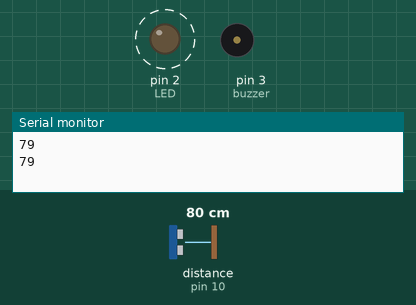
This sketch was run on a simulated Arduino Uno, built with avr-gcc and run on an emulated ATmega328P. On the bench: output pins drawn as LEDs (lit = HIGH), buzzer (waves = sounding, pin HIGH), the last lines printed to the serial monitor. Wiring (inferred from the names in the program): ultrasonic range finder: trigger pin 9; echo pin 10. Dashed ring = blinking. The inputs (shaded band) are chosen by the test bench; at power-on: distance to the obstacle (sensor on pin 10) 80 cm. The echo pulse lasts 58.3 µs per cm; pins used as bus, display or sensor lines are not drawn.

Above: at 2.0 s.
2.1 s: distance to the obstacle (sensor on pin 10) set to 18 cm
4.0 s: distance to the obstacle (sensor on pin 10) set to 13 cm
At 4.6 s:
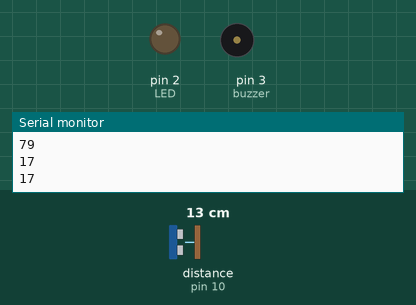
5.7 s: distance to the obstacle (sensor on pin 10) set to 10 cm
At 7.2 s:
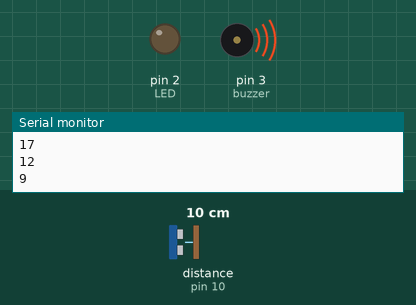
7.5 s: distance to the obstacle (sensor on pin 10) set to 35 cm
At 9.4 s:
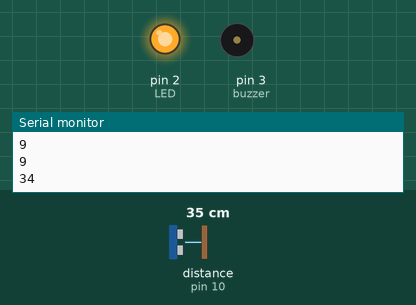
12.0 s: distance to the obstacle (sensor on pin 10) set to 2 cm
At 12.3 s:
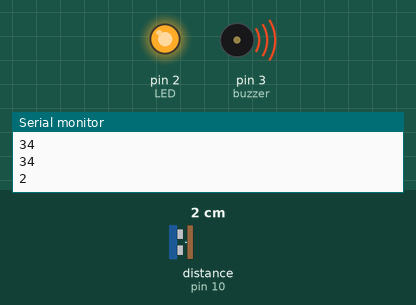
13.7 s: distance to the obstacle (sensor on pin 10) set to 120 cm
At 15.7 s:
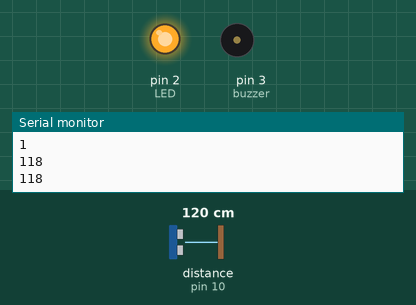
Timing chart, 0 to 16.9 s (numbered marks = the images above; inputs shaded):
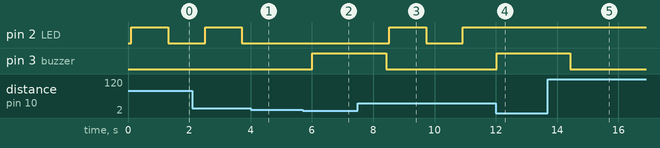

The sketch:

Get_In_The_Room.ino
```cpp
// #14 Get In The Room (Light Stays On/Off)

// Variables
int echo = 10;
int trigg = 9;
int LED = 2;
int buzzer = 3;
int flag = 0;
long duration;
long distance;


void setup()
{
  Serial.begin(9600);
  // put your setup code here, to run once:
  pinMode(echo,INPUT);
  pinMode(trigg,OUTPUT);
  pinMode(LED,OUTPUT);
  pinMode(buzzer,OUTPUT);

}

void loop() {
 // put your main code here, to run repeatedly:

  // Creating a Pulse
  // __|-|__
  digitalWrite(trigg,LOW);
  delay(2/1000);

  digitalWrite(trigg,HIGH);
  delay(10/1000);

  digitalWrite(trigg,LOW);

  duration = pulseIn(echo,HIGH);

  // d = duration x 0.034
  //    __________________
  //           2

  distance = (duration * 0.034)/2;
  Serial.println(distance);

  soundBuzzer();

  if (isUltrasonicSensorHigh()){
    if (flag == 1){
      flag = 0;
    }
    else{
      flag = 1;
    }
  }

  if (flag == 1){
    digitalWrite(LED,HIGH);
    delay(100);
  }
  else{
    digitalWrite(LED,LOW);
    delay(100);
  }

  delay(1000);
}


bool isUltrasonicSensorHigh(){
  if (distance >= 15 && distance <=100){
    delay(100);
    return true;
  }
  else{
    delay(100);
    return false;
  }
}

void soundBuzzer(){
  if (distance <= 10){
    digitalWrite(buzzer,HIGH);
  }
  else{
    digitalWrite(buzzer,LOW);
  }
}
```

Measured:
- the behaviour switches between 16 and 15 cm on distance to the obstacle (sensor on pin 10) (found by bisection; images 0 and 1)
- the behaviour switches between 12 and 11 cm on distance to the obstacle (sensor on pin 10) (found by bisection; images 1 and 2)
- after the input at 4.0 s, pin 2 (LED): stays LOW (without the input it goes to HIGH after 0.92 s)
- after the input at 5.7 s, pin 3 (buzzer): LOW → HIGH after 0.32 s
- after the input at 7.5 s, pin 2 (LED): LOW → HIGH after 1.0 s, → LOW 1.2 s later, → HIGH 1.2 s later; pin 3 (buzzer): HIGH → LOW after 0.92 s
- after the input at 12.0 s, pin 2 (LED): stays HIGH (without the input it goes to LOW after 0.13 s); pin 3 (buzzer): LOW → HIGH at once
- after the input at 13.7 s, pin 3 (buzzer): HIGH → LOW after 0.74 s
